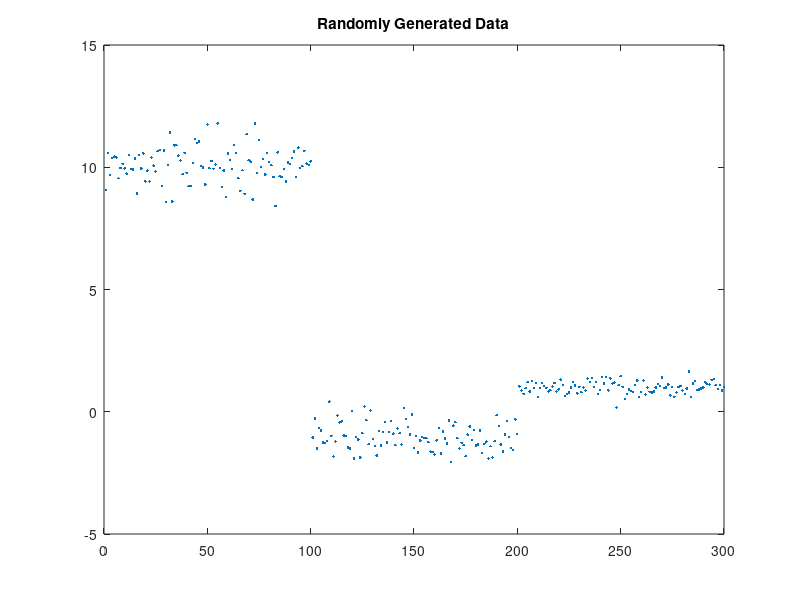
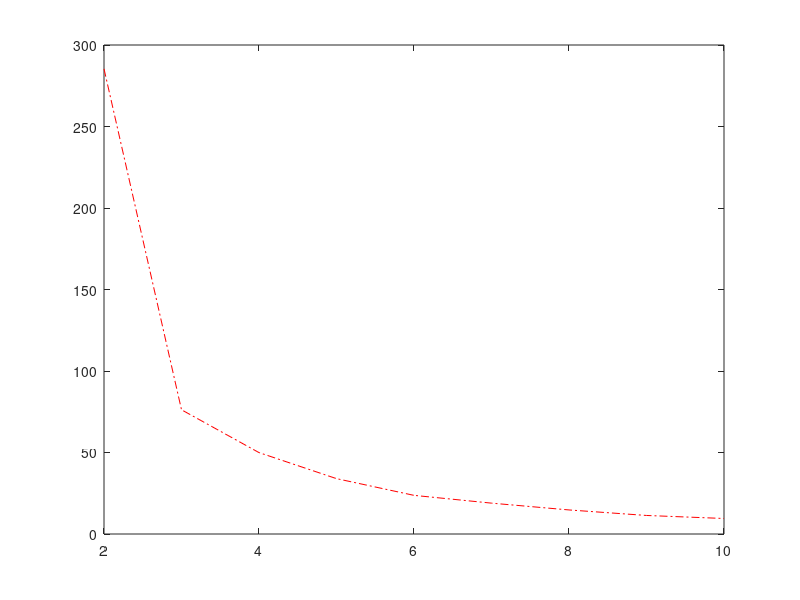

Recreate these plots in MATLAB, in order.
clc;clear;
%%
rng default; % For reproducibility
X = [randn(100,1)*0.75+10*ones(100,1);
    randn(100,1)*0.5-ones(100,1)
    randn(100,1)*0.25+ones(100,1)];
range = 1:length(X);
idx1 = 1:100;
idx2 = 101:200;

figure;
plot(range, X, '.');
title 'Randomly Generated Data';

opts = statset('Display','final','MaxIter',100);

tmp_sumd = zeros(9,1);
for itr = 2:10
    [idx,C,sumd] = kmeans(X,itr,'Distance','sqEuclidean',...
        'Replicates',10,'Options',opts);
    tmp_sumd(itr-1) = sum(sumd);
end

figure;
plot(2:10, tmp_sumd,'r-.', 'MarkerSize',12);
%%